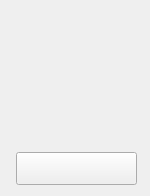
<?xml version="1.0" encoding="UTF-8"?>
<ui version="4.0">
  <class>Form3</class>
  <widget class="QWidget" name="Form3">
    <property name="geometry">
      <rect>
        <x>0</x>
        <y>0</y>
        <width>150</width>
        <height>196</height>
      </rect>
    </property>
    <property name="windowTitle">
      <string>Vector</string>
    </property>
    <property name="font">
      <font>
        <family>MS Sans Serif</family>
        <pointsize>8</pointsize>
      </font>
    </property>
    <!-- vcl-BorderStyle: bsDialog → set windowFlags Qt::Dialog in constructor -->
    <widget class="QWidget" name="EditX">
      <property name="geometry">
        <rect>
          <x>16</x>
          <y>32</y>
          <width>121</width>
          <height>21</height>
        </rect>
      </property>
    </widget>
    <widget class="QWidget" name="EditY">
      <property name="geometry">
        <rect>
          <x>16</x>
          <y>72</y>
          <width>121</width>
          <height>21</height>
        </rect>
      </property>
    </widget>
    <widget class="QWidget" name="EditZ">
      <property name="geometry">
        <rect>
          <x>16</x>
          <y>112</y>
          <width>121</width>
          <height>21</height>
        </rect>
      </property>
    </widget>
    <widget class="QPushButton" name="Accept">
      <property name="geometry">
        <rect>
          <x>16</x>
          <y>152</y>
          <width>121</width>
          <height>33</height>
        </rect>
      </property>
      <property name="text">
        <string/>
      </property>
      <property name="font">
        <font>
          <family>MS Reference Sans Serif</family>
          <pointsize>15</pointsize>
        </font>
      </property>
    </widget>
  </widget>
  <resources/>
  <connections/>
</ui>
